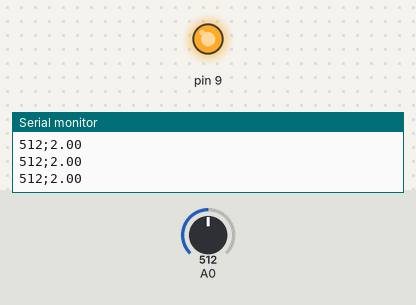
The sketch below on a simulated Arduino Uno, built with avr-gcc and run on an emulated ATmega328P. Shown: output pins drawn as LEDs (lit = HIGH), the last lines printed to the serial monitor. Inputs (shaded band) come from the test bench; at power-on: A0 = 512.

Above: at 1.2 s.
1.3 s: A0 set to 481
At 2.5 s:
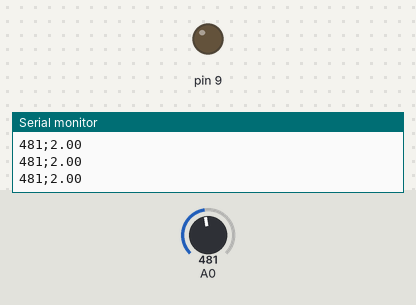
3.0 s: A0 set to 510
At 3.8 s:
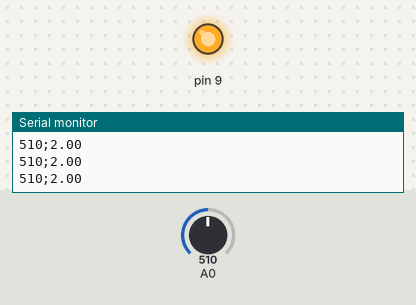
4.5 s: A0 set to 490
At 5.1 s:
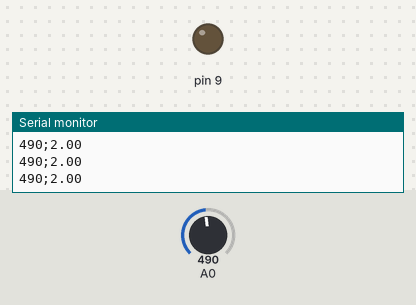
Timing chart, 0 to 7.5 s (numbered marks = the images above; inputs shaded):
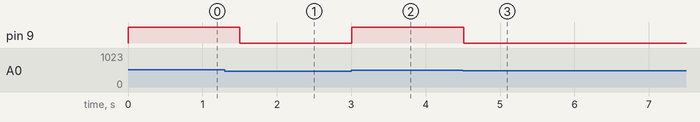

The sketch:

pot_led_if.ino
```cpp
void setup() {
  Serial.begin(9600);
  pinMode(9,OUTPUT);
}
void loop() {
  int pot = 0;
  float potVolts = 0;
  pot = analogRead(A0);
  potVolts = (pot*5)/1023;
  if ( pot < 500) {
    digitalWrite(9,LOW);
    }
    else {
      digitalWrite(9,HIGH);
    }
  Serial.print(pot);
  Serial.print(";");
  Serial.println(potVolts);
  delay(250);
}
```

Measured:
- the behaviour switches between 500 and 499 on A0 (found by bisection; images 0 and 1)
- after the input at 1.3 s, pin 9: HIGH → LOW after 0.20 s
- after the input at 3.0 s, pin 9: LOW → HIGH at once
- after the input at 4.5 s, pin 9: HIGH → LOW at once
